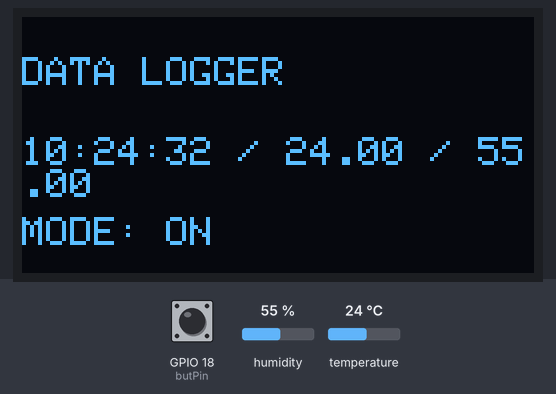
The sketch below on a simulated ESP32. Parts: 128×64 one-colour display. The test bench sets the inputs (shaded band); at power-on: GPIO 18 (butPin) HIGH, humidity 55 %, temperature 24 °C. WiFi joins after 1.5 s; servers stay silent unless stated; the local clock reads 2024-03-15 10:24:30 at power-on unless the sketch sets it; storage starts empty; what the sketch prints to the serial monitor is not drawn.

Above: at 2.7 s.
2.8 s: GPIO 18 (butPin) pulled LOW for 0.15 s
At 4.4 s:
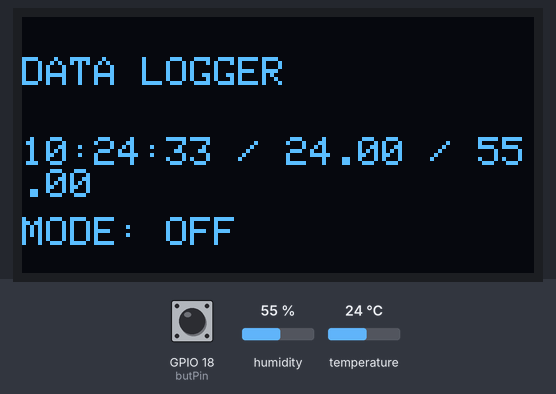
8.2 s: humidity set to 22 %
At 10.6 s:
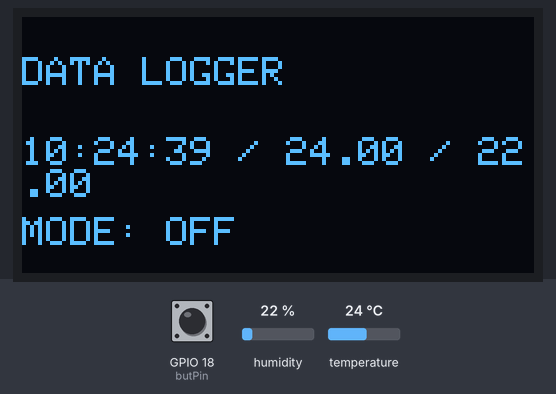
11.3 s: temperature set to 12 °C
At 12.3 s:
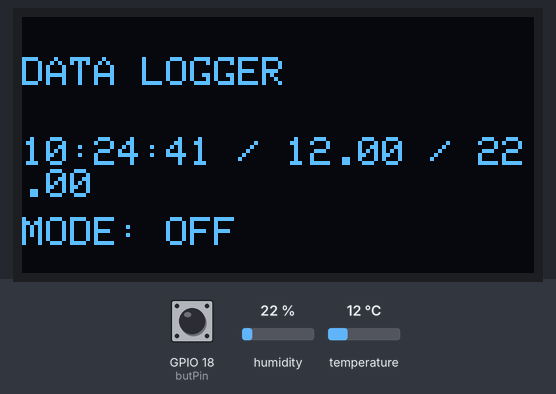
13.3 s: GPIO 18 (butPin) pulled LOW for 1 s
At 14.5 s:
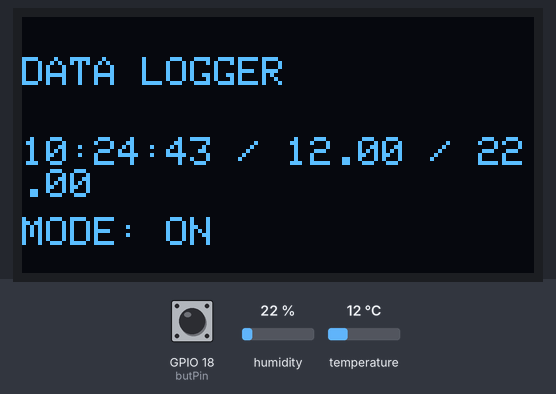
15.8 s: humidity set to 40 %
At 18.8 s:
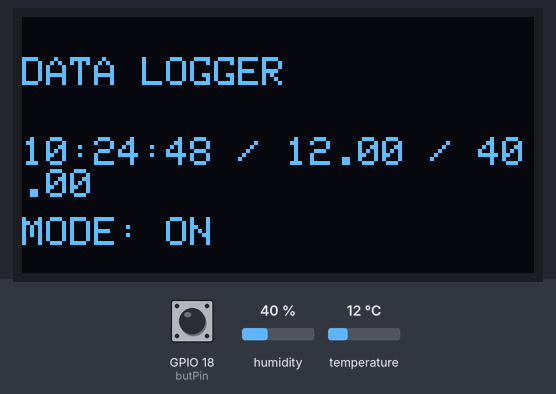
19.5 s: temperature set to 19 °C
At 20.9 s:
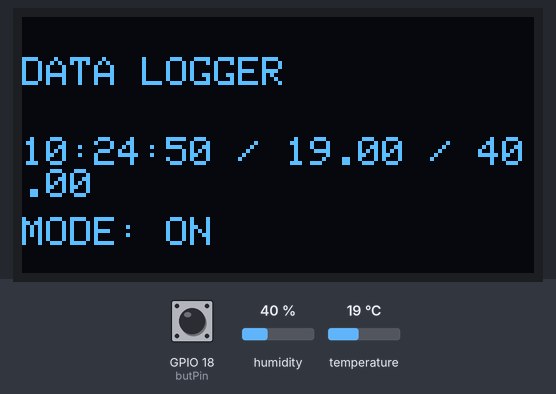
Timing chart, 0 to 22.5 s (numbered marks = the images above; inputs shaded):
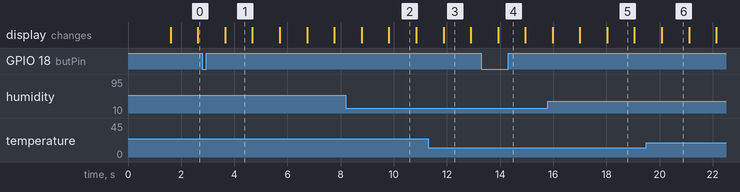

The sketch:

Project16-DHTDataLogger.ino
```cpp
#include <WiFi.h>
#include <WebServer.h>
#include <FS.h>
#include <SPIFFS.h>
  #define FORMAT_SPIFFS_IF_FAILED true
#include <DHT.h>
#include <Adafruit_GFX.h>
#include <Adafruit_SSD1306.h>
  #define SCREEN_WIDTH 128
  #define SCREEN_HEIGHT 64
  #define OLED_RESET -1

Adafruit_SSD1306 display(SCREEN_WIDTH, SCREEN_HEIGHT, &Wire, OLED_RESET);
WebServer server(80);

//put your wifi name and password
const char* ssid = "yourWifiName";
const char* password = "yourPassword";

//put your button/dht pin
//OLED PINS -- SDA=21, SCL= 22
DHT dht(4, DHT11);
int butPin = 18;
bool butOld, butNew;
bool armed = true;

const char htmlPage[] PROGMEM = R"rawliteral(
<!DOCTYPE html>
<html>
<head>
<meta charset="utf-8">
<title>ESP32 DHT Logger</title>
<style>
  body { font-family: Arial; text-align: center; margin: 20px; }
  canvas {
    width: 90%;
    height: 300px;
    display: block;
    margin: 20px auto;
    border: 1px solid #ccc;
  }
  button {
    font-size: 16px;
    padding: 10px 20px;
    margin-top: 10px;
  }
</style>
<script src="https://cdn.jsdelivr.net/npm/chart.js"></script>
</head>
<body>
<h2>ESP32 DHT Logger</h2>
<canvas id="myChart" width="600" height="300"></canvas><br>
<p><a href='/download'><button>DOWNLOAD CSV</button></a></p>

<script>
window.addEventListener('load', () => {
  const ctx = document.getElementById('myChart').getContext('2d');
  const chart = new Chart(ctx, {
    type: 'line',
    data: {
      labels: [],
      datasets: [
        { label: 'Temperature (°C)', data: [], borderColor: 'red', fill: false },
        { label: 'Humidity (%)', data: [], borderColor: 'blue', fill: false }
      ]
    },
    options: {
      animation: false,
      scales: { y: { min: 0, max: 100 } }
    }
  });

  async function fetchData() {
    try {
      const res = await fetch('/data');
      const text = (await res.text()).trim();
      console.log("RAW:", text);
      if (!text) return;

      const lines = text.split(/\r?\n/).filter(l => l.trim().length > 0);
      const times = [], temps = [], hums = [];

      for (let i = 0; i < lines.length; i++) {
        const parts = lines[i].split(' / ').map(p => p.trim());
        if (parts.length === 3) {
          const t = parts[0];
          const temp = parseFloat(parts[1]);
          const hum = parseFloat(parts[2]);
          if (!isNaN(temp) && !isNaN(hum)) {
            times.push(t);
            temps.push(temp);
            hums.push(hum);
          }
        }
      }

      chart.data.labels = times.slice(-10);
      chart.data.datasets[0].data = temps.slice(-10);
      chart.data.datasets[1].data = hums.slice(-10);
      chart.update('none');

      console.log("Parsed:", times, temps, hums);

    } catch (err) {
      console.error("Fetch error:", err);
    }
  }

  fetchData();
  setInterval(fetchData, 2000);
});
</script>
</body>
</html>
)rawliteral";

void connectWifi() {
  Serial.println("Connecting to WiFi...");
  WiFi.begin(ssid, password);
  unsigned long startAttempt = millis();
  while (WiFi.status() != WL_CONNECTED && millis() - startAttempt < 30000) {
    delay(500);
    Serial.print(".");
  }
  if (WiFi.status() == WL_CONNECTED) {
    Serial.println("\nConnected!");
    Serial.println(WiFi.localIP());
  } else {
    Serial.println("\nWiFi failed, starting AP mode...");
    WiFi.softAP("ESP32_Logger", "12345678");
    Serial.print("AP IP: ");
    Serial.println(WiFi.softAPIP());
  }
}

String sendTime() {
  struct tm timeinfo;
  if (!getLocalTime(&timeinfo)) {
    return "??:??:??";
  }
  char t[9];
  strftime(t, sizeof(t), "%H:%M:%S", &timeinfo);
  return String(t);
}

void sendHtml() { server.send(200, "text/html", htmlPage); }

void handleData() {
  if (!SPIFFS.exists("/log.txt")) {
    server.send(200, "text/plain", "");
    return;
  }

  File file = SPIFFS.open("/log.txt", "r");
  if (!file) {
    server.send(500, "text/plain", "Failed to open log file");
    return;
  }

  String buffer;
  while (file.available()) buffer += (char)file.read();
  file.close();
  server.send(200, "text/plain", buffer);
}

void handleDownload() {
  if (!SPIFFS.exists("/log.txt")) {
    server.send(404, "text/plain", "No log file found");
    return;
  }

  File file = SPIFFS.open("/log.txt", "r");
  if (!file) {
    server.send(500, "text/plain", "Failed to open log file");
    return;
  }

  String csv = "Time,Temperature,Humidity\n";
  while (file.available()) {
    String line = file.readStringUntil('\n');
    line.replace("\r", "");
    if (line.length() > 0) {
      line.replace(" / ", ",");
      csv += line + "\n";
    }
  }
  file.close();

  server.sendHeader("Content-Disposition", "attachment; filename=\"log.csv\"");
  server.send(200, "text/csv", csv);
}

void updateOLED(String entry) {
  display.clearDisplay();
  display.setTextSize(1);
  display.setTextColor(SSD1306_WHITE);
  display.setCursor(0, 10);
  display.println("DATA LOGGER");
  display.setCursor(0, 30);
  display.println(entry);
  display.setCursor(0, 50);
  display.print("MODE: ");
  display.println(armed ? "ON" : "OFF");
  display.display();
}

void handleButton() {
  butNew = digitalRead(butPin);
  if (butOld == 1 && butNew == 0) armed = !armed;
  butOld = butNew;
}

void setup() {
  // put your setup code here, to run once:
  Serial.begin(115200);
  dht.begin();

  if (!display.begin(SSD1306_SWITCHCAPVCC, 0x3C)) {
    Serial.println("OLED failed!");
    for (;;);
  }

  pinMode(butPin, INPUT_PULLUP);
  butOld = digitalRead(butPin);

  if (!SPIFFS.begin(FORMAT_SPIFFS_IF_FAILED)) {
    Serial.println("SPIFFS Mount Failed");
  }

  // Always clear the log on boot
  if (SPIFFS.exists("/log.txt")) {
    SPIFFS.remove("/log.txt");
    Serial.println("Log cleared on boot.");
  }

  connectWifi();
  configTime(8 * 3600, 0, "pool.ntp.org", "time.nist.gov");

  // webserver routes
  server.on("/", sendHtml);
  server.on("/data", handleData);
  server.on("/download", handleDownload);
  server.begin();
  Serial.println("Server started");
}

void loop() {
  // put your main code here, to run repeatedly:
  server.handleClient();
  handleButton();

  float temp = dht.readTemperature();  // write true inside parenthesis and change signs for fahrenheit
  float hum = dht.readHumidity();

  if (isnan(temp) || isnan(hum) || temp <= 0 || hum <= 0) {
    Serial.println("Invalid DHT reading, skipped.");
    delay(2000);
    return;
  }

  String entry = sendTime() + " / " + String(temp) + " / " + String(hum);

  static unsigned long lastOLED = 0;
  if (millis() - lastOLED > 1000) {
    updateOLED(entry);
    lastOLED = millis();
  }

  static unsigned long lastLog = 0;
  if (armed && millis() - lastLog > 2000) {
    File f = SPIFFS.open("/log.txt", FILE_APPEND);
    if (f) {
      f.print(entry + "\n");
      f.close();
      Serial.println(entry);
    } else {
      Serial.println("File write failed!");
    }
    lastLog = millis();
  }
}
```

Measured:
- after the input at 2.8 s, the display: changes after 0.86 s (image 1)
- after the input at 13.3 s, the display: changes after 0.62 s (image 4)
- what the display in image 1 shows lasts 1.0 s, from 3.7 s to 4.7 s
